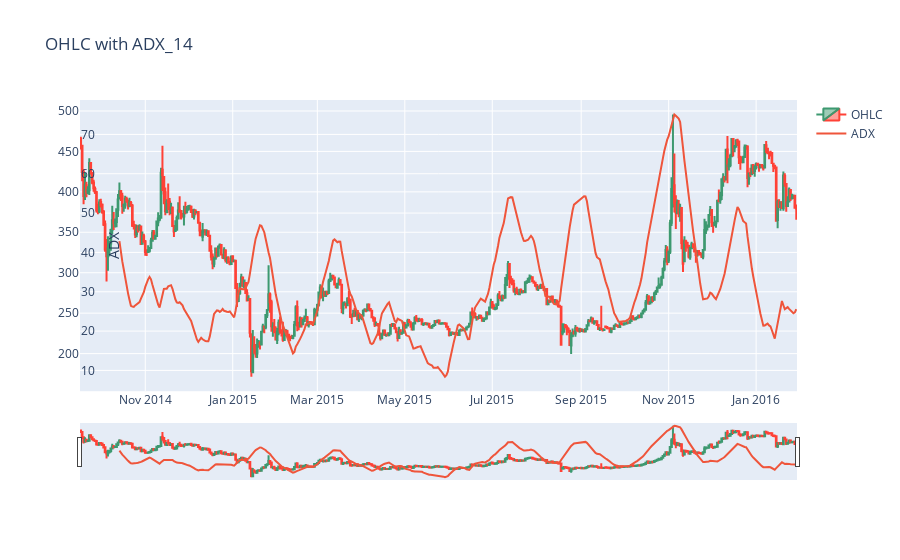

Notebook cell for this chart:
### Code cell
df = df[:500]
fig = go.Figure(
    data = [
        go.Candlestick(
            x = df.index,
            open = df['Open'],
            high = df['High'],
            low = df['Low'],
            close = df['Close'],
            name = 'OHLC'),
            go.Scatter(
                x = df.index,
                y = df['ADX_14'],
                name = 'ADX',
                yaxis = 'y2'
            )
    ]
)

fig.update_layout(
    title='OHLC with ADX_14',
    yaxis = dict(domain = [0.2, 1]),
    yaxis2 = dict(
        domain = [0, 0.2],
        anchor = 'free',
        overlaying = 'y',
        side = 'right',
        title = 'ADX'
    )
)

fig.show()

### Figure 1 — Plotly figure (JSON) as saved in the notebook; plotly's stock layout.template omitted (floating-point values rounded to 4 significant figures; data arrays with more than 128 entries replaced by an {"elided": "..."} marker saying what was removed)
{"data": [{"close": {"elided": "500 float values"}, "high": {"elided": "500 float values"}, "low": {"elided": "500 float values"}, "name": "OHLC", "open": {"elided": "500 float values"}, "type": "candlestick", "x": {"elided": "500 str values"}}, {"name": "ADX", "type": "scatter", "x": {"elided": "500 str values"}, "y": {"elided": "500 float values"}, "yaxis": "y2"}], "layout": {"title": {"text": "OHLC with ADX_14"}, "yaxis": {"domain": [0.2, 1]}, "yaxis2": {"anchor": "free", "domain": [0, 0.2], "overlaying": "y", "side": "right", "title": {"text": "ADX"}}}}
